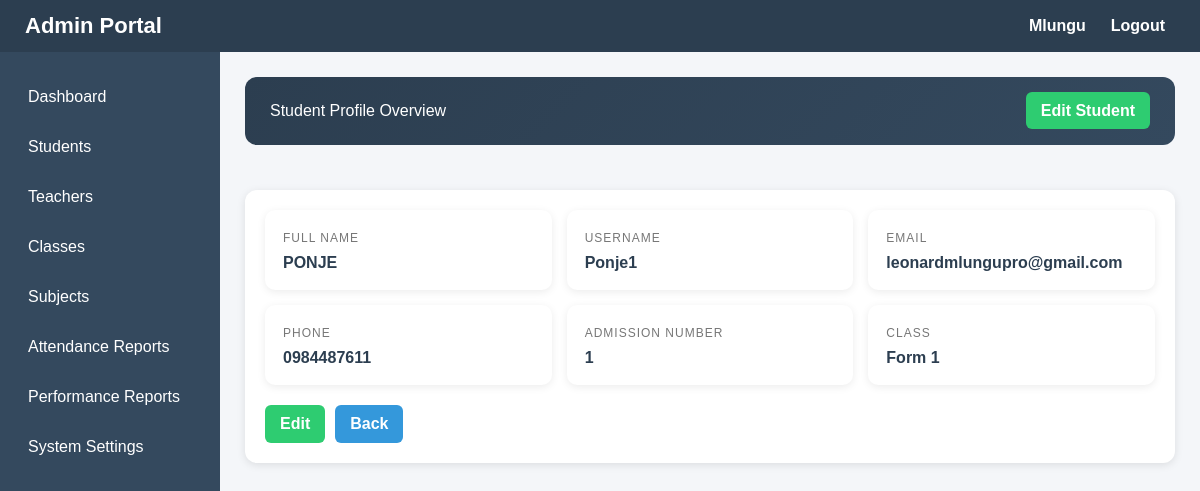
Screenshot of /admin/students/view_student.php?id=27 (signed in) with the database file from the repository.
### tables this page shows
CREATE TABLE IF NOT EXISTS `students` (
  `student_id` int NOT NULL AUTO_INCREMENT,
  `user_id` int NOT NULL,
  `admission_number` varchar(20) DEFAULT NULL,
  `class_id` int DEFAULT NULL,
  `gender` varchar(10) DEFAULT NULL,
  `date_of_birth` date DEFAULT NULL,
  `phone` varchar(20) DEFAULT NULL,
  PRIMARY KEY (`student_id`),
  UNIQUE KEY `admission_number` (`admission_number`),
  KEY `user_id` (`user_id`),
  KEY `class_id` (`class_id`)
);

CREATE TABLE IF NOT EXISTS `users` (
  `user_id` int NOT NULL AUTO_INCREMENT,
  `name` varchar(100) NOT NULL,
  `username` varchar(50) NOT NULL,
  `password` varchar(255) NOT NULL,
  `role` enum('admin','teacher','student') NOT NULL,
  `email` varchar(100) DEFAULT NULL,
  `phone` varchar(20) DEFAULT NULL,
  `created_at` timestamp NULL DEFAULT CURRENT_TIMESTAMP,
  `profile_image` varchar(255) DEFAULT 'default.png',
  `last_login` datetime DEFAULT NULL,
  PRIMARY KEY (`user_id`),
  UNIQUE KEY `username` (`username`)
);

CREATE TABLE IF NOT EXISTS `classes` (
  `class_id` int NOT NULL AUTO_INCREMENT,
  `class_name` varchar(50) NOT NULL,
  `class_teacher` int DEFAULT NULL,
  PRIMARY KEY (`class_id`),
  KEY `class_teacher` (`class_teacher`)
);

### admin/students/view_student.php (the view, shortened to what this page needs)
<?php
include("../../config/database.php");
$student_id = $_GET['id'];
$query = mysqli_query($conn, "
    SELECT s.student_id, s.admission_number,
           u.name, u.username, u.email, u.phone,
           c.class_name
    FROM students s
    JOIN users u ON s.user_id = u.user_id
    LEFT JOIN classes c ON s.class_id = c.class_id
    WHERE s.student_id = '$student_id'
");
$student = mysqli_fetch_assoc($query);
?>
<!DOCTYPE html>
<html>
<head>
    <link rel="stylesheet" href="../../assets/css/admin.css">
</head>
<body>
<div class="header">
    <div class="header-left">
        <span class="dashboard-title">Admin Portal</span>
    </div>
    <div class="header-right">
        <span class="header-name"><?php echo $_SESSION['name']; ?></span>
        <a href="../../includes/logout.php">Logout</a>
    </div>
</div>
<div class="dashboard">
<div class="sidebar">
    <a href="../dashboard.php" class="active">Dashboard</a>
    <a href="../students/manage_students.php">Students</a>
    <a href="../teachers/manage_teachers.php">Teachers</a>
    <a href="../classes/manage_classes.php">Classes</a>
    <a href="../subjects/manage_subjects.php">Subjects</a>
    <a href="../reports/attendance_report.php">Attendance Reports</a>
    <a href="../reports/performance_report.php">Performance Reports</a>
    <a href="../settings/system_settings.php">System Settings</a>
</div>
<div class="content">
    <div class="profile-header">
        <div>
          Student Profile Overview
        </div>
        <div>
            <a href="edit_student.php?id=<?php echo $student['student_id']; ?>" class="btn btn-edit">Edit Student</a>
        </div>
    </div>
    <div class="card">
        <div class="detail-grid">
            <div class="detail-box">
                <label>Full Name</label>
                <p><?php echo htmlspecialchars($student['name']); ?></p>
            </div>
            <div class="detail-box">
                <label>Username</label>
                <p><?php echo htmlspecialchars($student['username']); ?></p>
            </div>
            <div class="detail-box">
                <label>Email</label>
                <p><?php echo htmlspecialchars($student['email'] ?? 'N/A'); ?></p>
            </div>
            <div class="detail-box">
                <label>Phone</label>
                <p><?php echo htmlspecialchars($student['phone'] ?? 'N/A'); ?></p>
            </div>
            <div class="detail-box">
                <label>Admission Number</label>
                <p><?php echo htmlspecialchars($student['admission_number']); ?></p>
            </div>
            <div class="detail-box">
                <label>Class</label>
                <p><?php echo htmlspecialchars($student['class_name'] ?? 'Not Assigned'); ?></p>
            </div>
        </div>
        <div class="action-bar">
            <a href="edit_student.php?id=<?php echo $student['student_id']; ?>" class="btn btn-edit">
                Edit
            </a>
            <a href="manage_students.php" class="btn">
                Back
            </a>
        </div>
    </div>
</div>
</div>
</body>
</html>

### assets/css/admin.css (style rules this page uses)
body { font-family: Arial, Helvetica, sans-serif; background: #f4f6f9; margin: 0; }
.header { display: flex; justify-content: space-between; align-items: center; background: #2c3e50; color: white; padding: 12px 25px; }
.header-left .dashboard-title { font-size: 22px; font-weight: bold; }
.header-right { display: flex; align-items: center; gap: 15px; }
.header-name { font-weight: bold; }
.header a { color: white; text-decoration: none; font-weight: bold; padding: 5px 10px; border-radius: 5px; transition: 0.3s; }
.dashboard { display: flex; min-height: calc(100vh - 60px); }
.sidebar { width:220px; background:#34495e; padding:20px 0; display:flex; flex-direction:column; }
.sidebar a { display:flex; align-items:center; padding:12px 18px; margin:4px 10px; color:white; text-decoration:none; border-radius:8px; transition:0.3s; }
.content { flex: 1; padding: 25px; display: flex; flex-direction: column; gap: 25px; }
.card { background: white; padding: 20px; border-radius: 12px; box-shadow: 0 2px 8px rgba(0,0,0,0.1); }
.btn { background: #3498db; color: white; padding: 10px 15px; border-radius: 6px; text-decoration: none; font-weight: bold; transition: 0.3s; }
.btn-edit { background: #2ecc71; color: white; }

### admin/students/view_student.php (style rules this page uses)
.profile-header { background: linear-gradient(135deg, #2c3e50, #34495e); color: white; padding: 25px; border-radius: 12px; display: flex; justify-content: space-between; align-items: center; margin-bottom: 20px; }
.detail-grid { display: grid; grid-template-columns: repeat(auto-fit, minmax(220px, 1fr)); gap: 15px; }
.detail-box { background: #fff; padding: 18px; border-radius: 10px; box-shadow: 0 2px 8px rgba(0,0,0,0.08); transition: 0.3s; }
.detail-box label { font-size: 12px; color: #777; text-transform: uppercase; letter-spacing: 1px; }
.detail-box p { margin: 8px 0 0; font-size: 16px; font-weight: bold; color: #2c3e50; }
.action-bar { margin-top: 20px; display: flex; gap: 10px; }

### rows the page displays
students: user.name "PONJE", user.username "Ponje1", user.email "leonardmlungupro@gmail.com", user.phone "0984487611", admission_number "1", class.class_name "Form 1"

### other values shown
$_SESSION['name'] "Mlungu"
